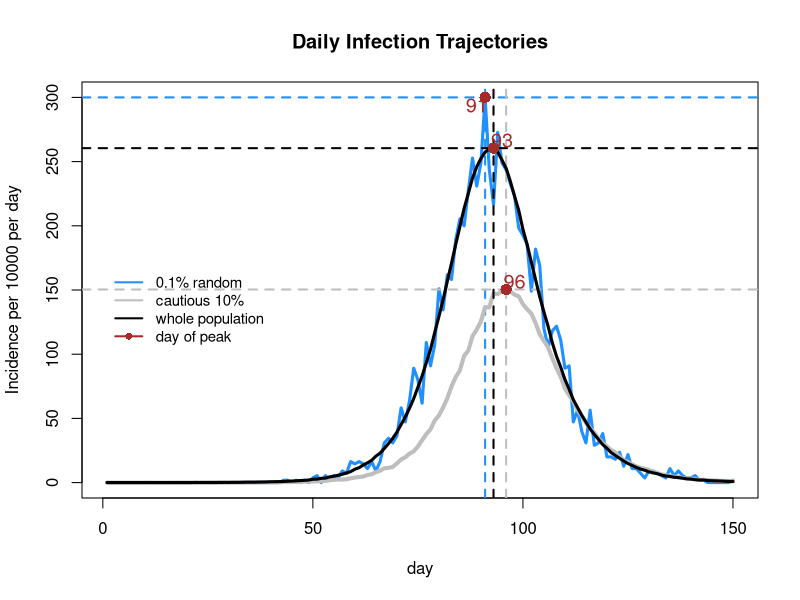

This chart was generated by the following R code: (Note: a time limit stopped this script after it produced the figure.)
# This work is completed by group 12：Wenyi Yu s2161093, Minke Pan s2160782 and Yanren Mao s2207399
# address of github repo: https://github.com/Ivy0812/SP-workshop.git

# Overview
# In order to solve these 2 questions:
# 1.What do the daily infection trajectories look like for the population with the lowest individual transmission probabilities?
# 2.How do they compare to the infection trajectories for the whole population?

# Firstly we create a SEIR (Susceptible-Exposed-Infective-Recovered) models.
# Almost everyone starts out susceptible, and then move to the exposed class 
# according to their daily probability of being infected by someone in the infected class. 
# In particular suppose that the ith person in the whole population has a relative contact rate with other people of βi.
# Each day an uninfected person, j, has a probability λ*βj*sum(βi) of being infected, and entering the exposed (E) state.
# People move from the exposed to infected class with a constant probability, gamma , each day, 
# and move from the infected to the R class with a different constant probability, delta.
# Suppose that we want to simulate from this stochastic SEIR model, maintaining a record of the new infections in the different groups over time. 
# We produce a function that takes parameter values and control constants as inputs, and outputs vectors of the new infections of the whole, 10% and 0.1% populations over time.
# We create a single vector maintaining an integer state indicating each individual’s current status 0 for S, 1 for E, 2 for I and 3 for R.
# The individual states are then updated daily according to the model, and the numbers in each state summed.

# Secondly, We standardize each trajectory by dividing their population size to plot them on the same plot.
# Then we produce a plot showing how the daily infection trajectories compare between 
# the whole population, the ‘cautious 10%’ and the 0.1% random sample 
# and also provide labels giving the day on which each trajectory peaks.

# Finally we write code to visualize the variability in the results from running 10 replicate simulations，
# and record the 10 daily infection trajectories of each group by plotting 3 plots respectively.
# The last plot shows the difference of the day on which the peak value occurs between whole population, the ‘cautious 10%’ and the 0.1% random sample. 


# Step 1: Simulation
seir <- function(n=5.5e+6,ne=10,nt=150,gamma=1/3,delta=1/5) {
  # SEIR stochastic simulation model.
  # n = population size; ne = initially at exposed state; nt = number of days 
  # gamma = daily prob E -> I; delta = daily prob I -> R
  # expect the function outputs the simulation

  lambda <- 0.4/n
  x <- rep(0,n) # initialize to susceptible state
  beta <- rlnorm(n,0,0.5); beta <- beta/mean(beta) # individual infection rates and will use it to generate βi later

  # Now we want to find:
  # 1. the number of new infections each day among the whole population
  # 2. the number of new infections among the 10% of the population with the lowest βi values
  # 3. the number of new infections in a random sample of 0.1% of the population.

  index1 <- order(beta)[1:(0.1*n)]# fix indices of the lowest 10% βi values of the population
  index2 <- sample(n,0.001*n,replace=FALSE)# randomly sample indices of 0.1% of the population
  

  # After creating the index lists, we now going to track the number of new infections of 3 different groups:
  # 1.each day of whole population
  # 2.10% of the population with the lowest βi values
  # 3.a random sample of 0.1% of the population
  # We calculate the new infections of each group by computing the decreases of the susceptible state between 2 consecutive days
  # Here are the simulation of the transmission process
  
  S <- E_new <- E_low <- E_random <- S_low <- S_random <-rep(0,nt) # set up storage for pop in each state 
  x[1:ne] <- 1; E_new[1] <- ne  # setting 10 chosen people in exposed state
  S[1] <- n-ne# removing 10 E-state people from S state
  
  # assign the number of people at S state and E state among the 10% of the population
  S_low[1] <- sum(x[index1]==0) ; E_low[1] <- sum(x[index1]==1)
  # assign the number of people at S state and E state among the 0.1% of the population
  S_random[1] <- sum(x[index2]==0);E_random[1] <- sum(x[index2]==1) 
  
  for (i in 2:nt) { # loop over days
    u <- runif(n) # uniform random deviates
    Iota<-sum(beta[x==2])#sum all currently I state people
    x[x==2&u<delta] <- 3 # I -> R with prob delta - 1/5
    x[x==1&u<gamma] <- 2 # E -> I with prob gamma - 1/3
    x[x==0&u<lambda*beta*Iota] <- 1 # S -> E with prob lambda*βj*sum(βi)
    
    # count the number of S state people at the ith day of 3 groups separately
    S[i] <- sum(x==0);S_low[i]<- sum(x[index1]==0);S_random[i]<- sum(x[index2]==0)
    
    # calculate the number of new infections at the ith day of 3 groups by computing the difference between the (i-1)th day and ith day
    E_new[i]<- S[i-1]-S[i];E_low[i]<- S_low[i-1]-S_low[i];E_random[i]<- S_random[i-1]-S_random[i]
  }
  list(E_new=E_new,E_low=E_low,E_random=E_random) 
} ## seir

set.seed(3)
ep <- seir() # run simulation 


# Step 2: Standardize
# standardize each trajectory by calculating the incidence per 10000 people per day
# Incidence is calculated by dividing their size
n=5.5e+6
ep_new <- ep$E_new/n*10000 ## whole population
ep_low <- ep$E_low/n/0.1*10000 ## 10% of the population
ep_random <- ep$E_random/n/0.001*10000 ## 0.1% of the population


# Step 3: Plot daily trajectory of new infections 
# plot and draw the trajectory of new infections with peak in a random sample of 0.1% of the population
plot(ep_random,ylim=c(0,max(ep_new,ep_low,ep_random)),# set up the y-axis limit of the graph
     main="Daily Infection Trajectories",xlab="day",ylab="Incidence per 10000 per day", # write the title of the plot and label axes
     type="l",col="dodgerblue",lwd=3) # using blue line to display the trajectory and assign the line width

# add guideline to fix the position of peak value; average the x-axis value in case of multiple peak values
abline(h=max(ep_random), v=mean(which(ep_random == max(ep_random))), lty=2, col="dodgerblue",lwd=2)

# mark the point of peak value of the trajectory
points(mean(which(ep_random == max(ep_random))),max(ep_random), col="brown",cex=1.5,pch=16)

# label the day on which peak occurs at the near place
text(mean(which(ep_random == max(ep_random)))-2,max(ep_random)-6, mean(which(ep_random == max(ep_random))),col="brown",cex=1.2) 

# Draw the trajectory of new infections with peak among the 10% of the population similarly
lines(ep_low,col="grey",lwd=4)
abline(h=max(ep_low), v=mean(which(ep_low == max(ep_low))), lty=2, col= "grey",lwd=2)
points(mean(which(ep_low == max(ep_low))),max(ep_low), col="brown",cex=1.5,pch=16)
text(mean(which(ep_low == max(ep_low)))+2,max(ep_low)+6, mean(which(ep_low == max(ep_low))),col="brown",cex=1.2)

# Draw the trajectory of new infections with peak among the whole population as above
lines(ep_new, col="black",lwd=3)
abline(h=max(ep_new), v=mean(which(ep_new == max(ep_new))), lty=2, col="black", lwd=2)
points(mean(which(ep_new == max(ep_new))),max(ep_new), col="brown",cex=1.5,pch=16)
text(mean(which(ep_new == max(ep_new)))+2,max(ep_new)+6, mean(which(ep_new == max(ep_new))),col="brown",cex=1.2)
 

# classify different groups by adding legend
legend(list(x=2,y=170),legend=c("0.1% random","cautious 10%","whole population","day of peak"),
       col=c("dodgerblue","grey","black","brown"),lty=1,pch=c(NA,NA,NA,16),lwd=2,cex=0.9,bty="n")


# Step 4: 10 repeated simulations
# store the corresponding infection and peak values at each day in list
new <- low <- random <- list() 
peak_whole <- peak_low <- peak_random <-rep(0,10)
for (i in 1:10) {
  n=5.5e+6
  ep<-seir()
  new[[i]] <- ep$E_new/n*10000 
  low[[i]] <- ep$E_low/n/0.1*10000
  random[[i]]<- ep$E_random/n/0.001*10000
  peak_whole[i]<-max(new[[i]])
  peak_low[i]<-max(low[[i]])
  peak_random[i]<-max(random[[i]])
}


# Step 5: Visualize(zoom)
# There are 3 plots showing the results of 10 repeated simulations of each group respectively.
# plot and draw the first trajectory for new infections each day among the whole population
par(mfrow=c(2,2), mar=c(4,4,1,1),oma = c(0, 0, 2, 0)) # set margin and outer margin of the graph and create 4 regional graphs inside
plot(new[[1]],xlab="day",ylab="Incidence per 10000 per day", 
     type="l",col="black",lwd=2) 
legend("topleft","Whole Population",text.col="red",lty=0,lwd=2,cex=0.9,bty ="n")# add legend
max_new = mean(which(new[[1]]==max(new[[1]])))# Find and store the day of first peak value occurs
for (i in 2:10) {# loop
  lines(new[[i]],col="black",lwd=2)# draw the other 9 new infections among whole population
  max_new  = max_new + mean(which(new[[i]]==max(new[[i]]))) #sum the day on which peak values occurs of 10 simulations
}
abline(v=max_new/10, lty=2, col="red", lwd=2)# average the day of total value and add a guideline to indicate
axis(side=3, at=max_new/10,labels=max_new/10,col ="red", col.axis="red")# label the average value by axis

# draw trajectory for a random sample of 0.1% of the population as above
plot(random[[1]],xlab="day",ylab="Incidence per 10000 per day", type="l",col="dodgerblue",lwd=2) 
legend("topleft","0.1% Random",text.col="red",lty=0,lwd=2,cex=0.9,bty ="n")
max_random = mean(which(random[[1]]==max(random[[1]])))
for (i in 2:10) {
  lines(random[[i]],col="dodgerblue",lwd=2)
  max_random = max_random + mean(which(random[[i]]==max(random[[i]])))
}
abline(v=max_random/10, lty=2, col="red", lwd=2)
axis(side=3, at=max_random/10,labels=max_random/10,col="red",col.axis="red")

# draw trajectory for the 10% of the population similarly
plot(low[[1]],xlab="day",ylab="Incidence per 10000 per day", type="l",col="grey",lwd=2,) 
legend("topleft","Cautious 10%",text.col="red",lty=0,lwd=2,cex=0.9,bty ="n")
max_low = mean(which(low[[1]]==max(low[[1]])))
for (i in 2:10) {
  lines(low[[i]],col="grey",lwd=2)
  max_low = max_low + mean(which(low[[i]]==max(low[[i]])))
}
abline(v=max_low/10, lty=2, col="red", lwd=2)
axis(side=3, at=max_low/10,labels=max_low/10,col="red",col.axis="red")

# There are 3 plots showing trajectories of peak values of 10 repeated simulations
# Plot and draw the first trajectory for peak values of new infections each day among the whole population
plot(peak_whole,ylim=c(0,max(peak_whole,peak_low,peak_random)), # set up the y-axis limit of the graph and label axes
     xlab="simulation",ylab="peak incidence per 10000 per day", type="l",col="black",lwd=2)
# Using 'lines' to draw trajectory for the 10% of the population & a random sample of 0.1% of the population
lines(peak_low,col="grey",lwd=2); lines(peak_random,col="dodgerblue",lwd=2);
legend("bottom",legend=c("0.1% random","cautious 10%","whole population"),
       bty="n",col=c("dodgerblue","grey","black"),lty=1,lwd=2,cex=0.5, horiz=TRUE)# add legend 
mtext("Variability of 10 Repeated Simulations", side = 3, line = 0, outer = T)# add main title of the whole plot


# Step 6: Comment
# People who choose to download ZOE app are more cautious about Covid than average. The ZOE sample is with lower transmission probabilities. 
# The general trend of the Incidence of ZOE sample and whole population are similar: the incidence rates increase at first until they reach the peak value and then decrease.
# However, peak values and the days on which peak values occur are different: the ZOE sample's peak value day will occur later with generally smaller peak value than the whole population.
